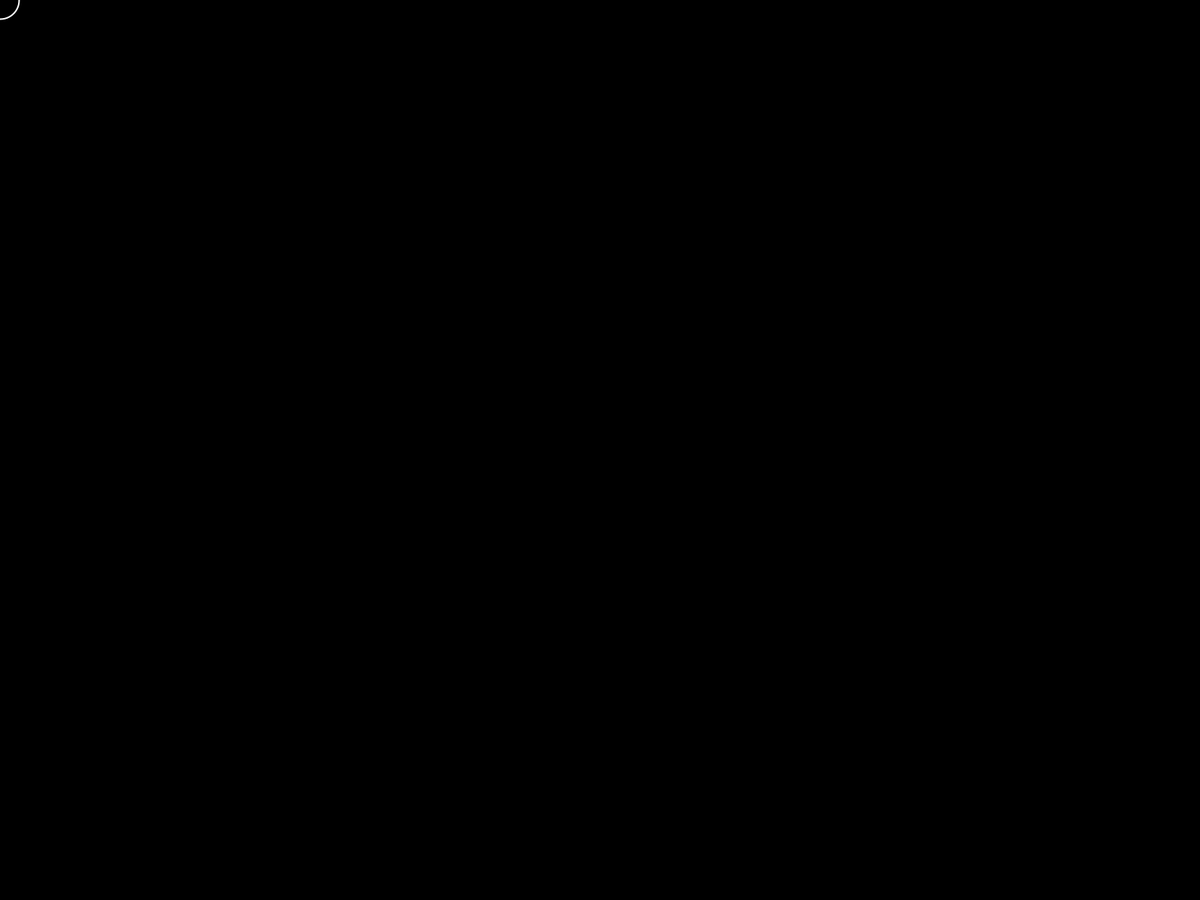
Frame 1 (no input)
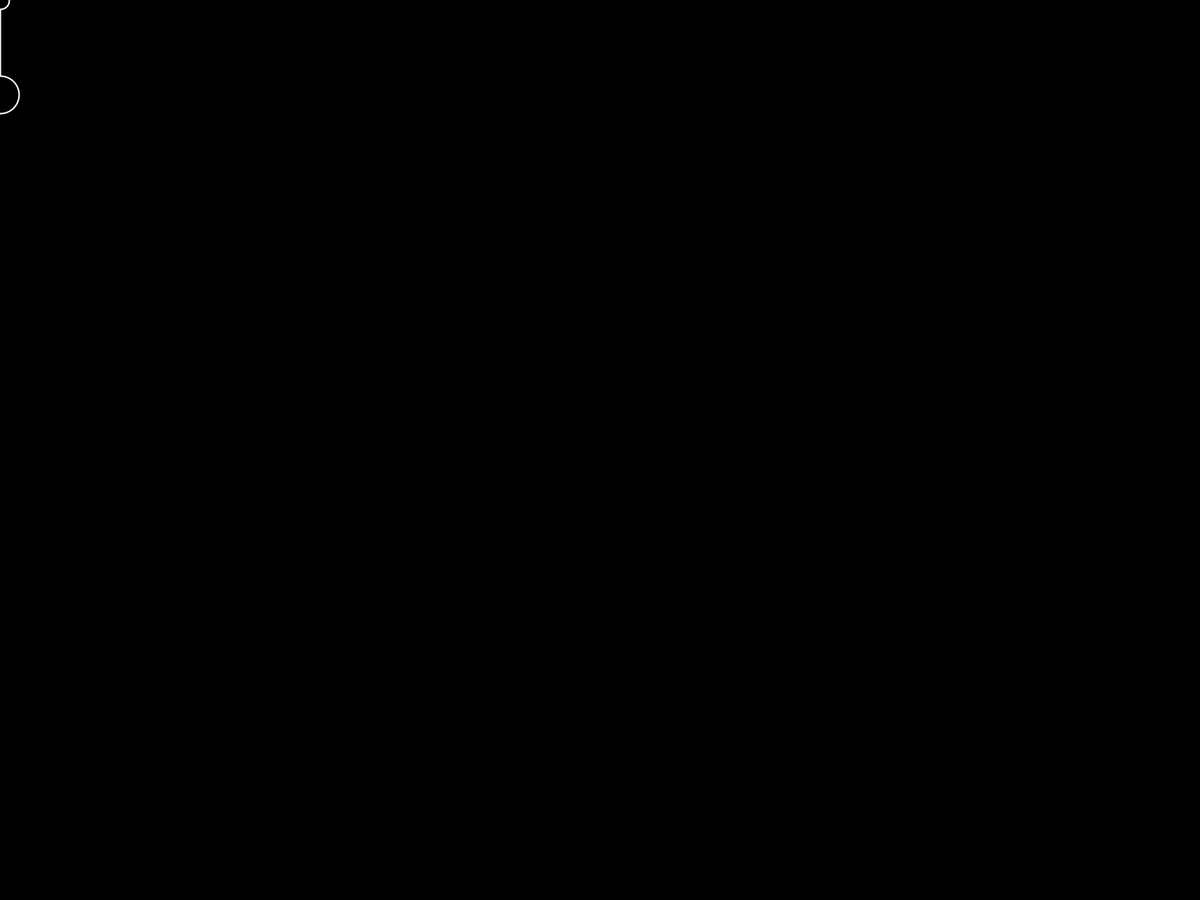
Frame 60 (the mouse pressed at the canvas centre just before this capture)
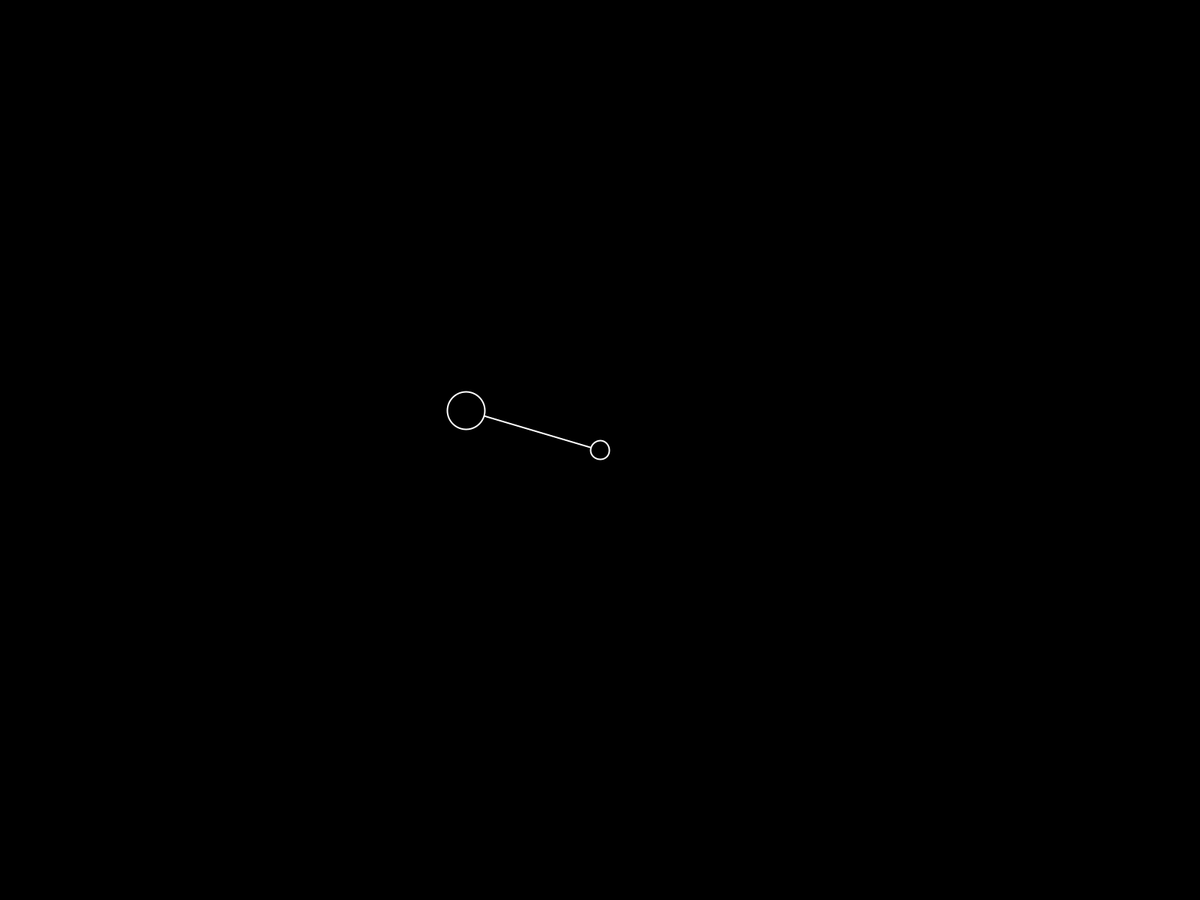
Frame 120 (the mouse held since frame 60 and released just before this capture)

The Processing sketch that drew these frames (run headless with seeded random() and noise(); from frame 60 on, the mouse is pressed at the canvas centre):

// Processing sketch: Ball_And_Spring
// ── Ball_And_Spring.pde
float gravity = 10;

class Ball {
  PVector pos;
  PVector vel;
  PVector force;
  float airResist;
  float size;
  
  Ball() {
    pos = new PVector(0, 0);
    vel = new PVector(0, 0);
    force = new PVector(0, 0);
    airResist = .06;
    size = 50;
  }
  
  void update() {
    force.add(0, gravity / frameRate);
    
    PVector airForce = new PVector();
    vel.normalize(airForce);
    
    airForce.mult(-airResist * vel.mag() * vel.mag() / frameRate);
    
    force.add(airForce);
    
    vel.add(force);
    pos.add(vel);
    
    force = new PVector(0, 0);
  }
  
  void display() {
    fill(0);
    stroke(255);
    strokeWeight(2);
    circle(pos.x, pos.y, size);
  }
}

class MouseBall extends Ball {
  MouseBall() {
    super();
    this.size = 25;
  }
  
  void update() {
    pos.x = mouseX;
    pos.y = mouseY;
  }
}

class Spring {
  Ball a;
  Ball b;
  float len;
  float k;
  
  Spring (Ball a, Ball b, float len, float k) {
    this.a = a;
    this.b = b;
    this.len = len;
    this.k = k;
  }
  
  void update() {
    float x = PVector.dist(a.pos, b.pos);
    
    if (x > len) {
      PVector aForce = PVector.sub(b.pos, a.pos).normalize().mult((x - len) * k / frameRate);
      PVector bForce = PVector.mult(aForce, -1);
      
      a.force.add(aForce);
      b.force.add(bForce);
    }
  }
  
  void display() {
    stroke(255);
    strokeWeight(2);
    line(a.pos.x, a.pos.y, b.pos.x, b.pos.y);
  }
}

Ball a;
Ball b;
Spring x;
void setup () {
  background(0);
  fullScreen(0);
  size(500, 500);
  a = new MouseBall();
  b = new Ball();
  x = new Spring(a, b, 100, 1);
  frameRate(120);
}

void draw() {
  background(0);

  a.update();
  b.update();
  x.update();
  
  x.display();
  a.display();
  b.display();
}
